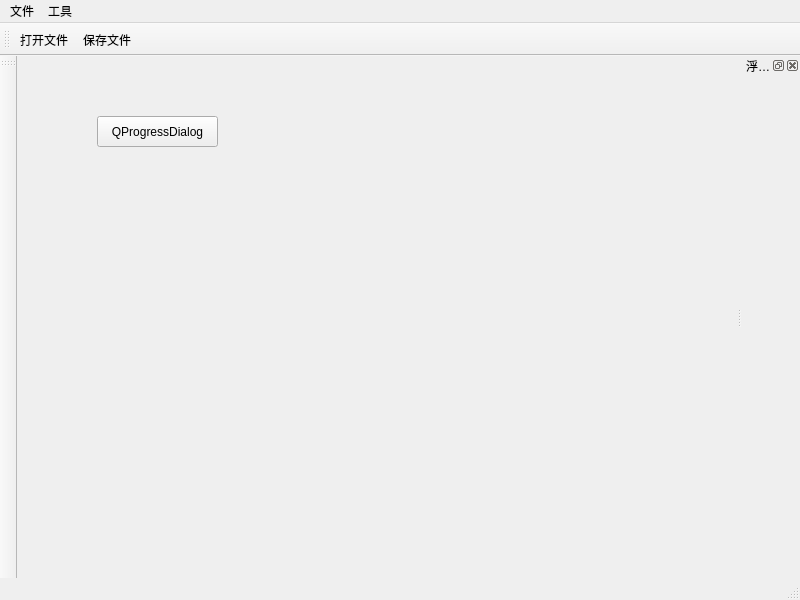
<?xml version="1.0" encoding="UTF-8"?>
<ui version="4.0">
 <class>MainWindow</class>
 <widget class="QMainWindow" name="MainWindow">
  <property name="geometry">
   <rect>
    <x>0</x>
    <y>0</y>
    <width>800</width>
    <height>600</height>
   </rect>
  </property>
  <property name="windowTitle">
   <string>MainWindow</string>
  </property>
  <widget class="QWidget" name="centralwidget">
   <widget class="QPushButton" name="progressDialogBtn">
    <property name="geometry">
     <rect>
      <x>80</x>
      <y>60</y>
      <width>121</width>
      <height>31</height>
     </rect>
    </property>
    <property name="text">
     <string>QProgressDialog</string>
    </property>
   </widget>
  </widget>
  <widget class="QMenuBar" name="menubar">
   <property name="geometry">
    <rect>
     <x>0</x>
     <y>0</y>
     <width>800</width>
     <height>17</height>
    </rect>
   </property>
   <widget class="QMenu" name="menu">
    <property name="title">
     <string>文件</string>
    </property>
    <addaction name="openFileAction"/>
    <addaction name="saveFileAction"/>
   </widget>
   <widget class="QMenu" name="menu_2">
    <property name="title">
     <string>工具</string>
    </property>
   </widget>
   <addaction name="menu"/>
   <addaction name="menu_2"/>
  </widget>
  <widget class="QStatusBar" name="statusbar"/>
  <widget class="QToolBar" name="toolBar">
   <property name="windowTitle">
    <string>toolBar</string>
   </property>
   <property name="orientation">
    <enum>Qt::Horizontal</enum>
   </property>
   <attribute name="toolBarArea">
    <enum>TopToolBarArea</enum>
   </attribute>
   <attribute name="toolBarBreak">
    <bool>false</bool>
   </attribute>
   <addaction name="openFileAction"/>
   <addaction name="saveFileAction"/>
  </widget>
  <widget class="QToolBar" name="toolBar_2">
   <property name="windowTitle">
    <string>toolBar_2</string>
   </property>
   <attribute name="toolBarArea">
    <enum>LeftToolBarArea</enum>
   </attribute>
   <attribute name="toolBarBreak">
    <bool>false</bool>
   </attribute>
  </widget>
  <widget class="QDockWidget" name="dockWidget">
   <property name="windowTitle">
    <string>浮动窗口</string>
   </property>
   <attribute name="dockWidgetArea">
    <number>2</number>
   </attribute>
   <widget class="QWidget" name="dockWidgetContents"/>
  </widget>
  <action name="openFileAction">
   <property name="icon">
    <iconset resource="res.qrc">
     <normaloff>:/new/prefix1/img/android-chrome-192x192.png</normaloff>:/new/prefix1/img/android-chrome-192x192.png</iconset>
   </property>
   <property name="text">
    <string>打开文件</string>
   </property>
   <property name="menuRole">
    <enum>QAction::NoRole</enum>
   </property>
  </action>
  <action name="saveFileAction">
   <property name="icon">
    <iconset resource="res.qrc">
     <normaloff>:/new/prefix1/img/apple-touch-icon.png</normaloff>:/new/prefix1/img/apple-touch-icon.png</iconset>
   </property>
   <property name="text">
    <string>保存文件</string>
   </property>
   <property name="menuRole">
    <enum>QAction::NoRole</enum>
   </property>
  </action>
 </widget>
 <resources>
  <include location="res.qrc"/>
 </resources>
 <connections/>
</ui>
